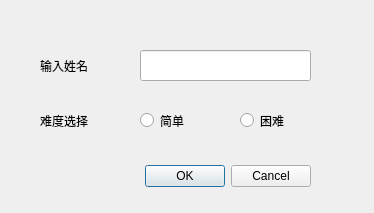
<?xml version="1.0" encoding="UTF-8"?>
<ui version="4.0">
 <class>player</class>
 <widget class="QDialog" name="player">
  <property name="geometry">
   <rect>
    <x>0</x>
    <y>0</y>
    <width>374</width>
    <height>213</height>
   </rect>
  </property>
  <property name="windowTitle">
   <string>Dialog</string>
  </property>
  <widget class="QDialogButtonBox" name="buttonBox">
   <property name="geometry">
    <rect>
     <x>-30</x>
     <y>160</y>
     <width>341</width>
     <height>32</height>
    </rect>
   </property>
   <property name="orientation">
    <enum>Qt::Horizontal</enum>
   </property>
   <property name="standardButtons">
    <set>QDialogButtonBox::Cancel|QDialogButtonBox::Ok</set>
   </property>
  </widget>
  <widget class="QLineEdit" name="lineEdit">
   <property name="geometry">
    <rect>
     <x>140</x>
     <y>50</y>
     <width>171</width>
     <height>31</height>
    </rect>
   </property>
  </widget>
  <widget class="QLabel" name="label">
   <property name="geometry">
    <rect>
     <x>40</x>
     <y>50</y>
     <width>91</width>
     <height>31</height>
    </rect>
   </property>
   <property name="text">
    <string>输入姓名</string>
   </property>
  </widget>
  <widget class="QRadioButton" name="easyGameBtn">
   <property name="geometry">
    <rect>
     <x>140</x>
     <y>110</y>
     <width>69</width>
     <height>21</height>
    </rect>
   </property>
   <property name="text">
    <string>简单</string>
   </property>
  </widget>
  <widget class="QLabel" name="label_2">
   <property name="geometry">
    <rect>
     <x>40</x>
     <y>100</y>
     <width>101</width>
     <height>41</height>
    </rect>
   </property>
   <property name="text">
    <string>难度选择</string>
   </property>
  </widget>
  <widget class="QRadioButton" name="hardGameBtn">
   <property name="geometry">
    <rect>
     <x>240</x>
     <y>110</y>
     <width>69</width>
     <height>21</height>
    </rect>
   </property>
   <property name="text">
    <string>困难</string>
   </property>
  </widget>
 </widget>
 <resources/>
 <connections>
  <connection>
   <sender>buttonBox</sender>
   <signal>accepted()</signal>
   <receiver>player</receiver>
   <slot>accept()</slot>
   <hints>
    <hint type="sourcelabel">
     <x>248</x>
     <y>254</y>
    </hint>
    <hint type="destinationlabel">
     <x>157</x>
     <y>274</y>
    </hint>
   </hints>
  </connection>
  <connection>
   <sender>buttonBox</sender>
   <signal>rejected()</signal>
   <receiver>player</receiver>
   <slot>reject()</slot>
   <hints>
    <hint type="sourcelabel">
     <x>316</x>
     <y>260</y>
    </hint>
    <hint type="destinationlabel">
     <x>286</x>
     <y>274</y>
    </hint>
   </hints>
  </connection>
 </connections>
</ui>
